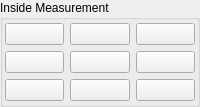
                <widget class="QGroupBox" name="groupBox_19">
                 <property name="title">
                  <string>Inside Measurement</string>
                 </property>
                 <layout class="QGridLayout" name="gridLayout_32">
                  <property name="leftMargin">
                   <number>2</number>
                  </property>
                  <property name="topMargin">
                   <number>3</number>
                  </property>
                  <property name="rightMargin">
                   <number>2</number>
                  </property>
                  <property name="bottomMargin">
                   <number>3</number>
                  </property>
                  <item row="0" column="0">
                   <widget class="QPushButton" name="probe_inXminusYplus">
                    <property name="sizePolicy">
                     <sizepolicy hsizetype="Preferred" vsizetype="Preferred">
                      <horstretch>0</horstretch>
                      <verstretch>0</verstretch>
                     </sizepolicy>
                    </property>
                    <property name="text">
                     <string/>
                    </property>
                    <property name="function" stdset="0">
                     <string>mdi</string>
                    </property>
                    <property name="command" stdset="0">
                     <string>o&lt;c_right_front_in&gt; call</string>
                    </property>
                   </widget>
                  </item>
                  <item row="1" column="0">
                   <widget class="QPushButton" name="probe_inXminus">
                    <property name="sizePolicy">
                     <sizepolicy hsizetype="Preferred" vsizetype="Preferred">
                      <horstretch>0</horstretch>
                      <verstretch>0</verstretch>
                     </sizepolicy>
                    </property>
                    <property name="text">
                     <string/>
                    </property>
                    <property name="function" stdset="0">
                     <string>mdi</string>
                    </property>
                    <property name="command" stdset="0">
                     <string>o&lt;p_right&gt; call</string>
                    </property>
                   </widget>
                  </item>
                  <item row="1" column="1">
                   <widget class="QPushButton" name="probe_inhole">
                    <property name="sizePolicy">
                     <sizepolicy hsizetype="Preferred" vsizetype="Preferred">
                      <horstretch>0</horstretch>
                      <verstretch>0</verstretch>
                     </sizepolicy>
                    </property>
                    <property name="text">
                     <string/>
                    </property>
                    <property name="function" stdset="0">
                     <string>mdi</string>
                    </property>
                    <property name="command" stdset="0">
                     <string>o&lt;p_hole&gt;  call</string>
                    </property>
                   </widget>
                  </item>
                  <item row="1" column="2">
                   <widget class="QPushButton" name="probe_inXplus">
                    <property name="sizePolicy">
                     <sizepolicy hsizetype="Preferred" vsizetype="Preferred">
                      <horstretch>0</horstretch>
                      <verstretch>0</verstretch>
                     </sizepolicy>
                    </property>
                    <property name="text">
                     <string/>
                    </property>
                    <property name="function" stdset="0">
                     <string>mdi</string>
                    </property>
                    <property name="command" stdset="0">
                     <string>o&lt;p_left&gt;  call</string>
                    </property>
                   </widget>
                  </item>
                  <item row="0" column="2">
                   <widget class="QPushButton" name="probe_inXplusYplus">
                    <property name="sizePolicy">
                     <sizepolicy hsizetype="Preferred" vsizetype="Preferred">
                      <horstretch>0</horstretch>
                      <verstretch>0</verstretch>
                     </sizepolicy>
                    </property>
                    <property name="text">
                     <string/>
                    </property>
                    <property name="function" stdset="0">
                     <string>mdi</string>
                    </property>
                    <property name="command" stdset="0">
                     <string>o&lt;c_left_front_in&gt; call</string>
                    </property>
                   </widget>
                  </item>
                  <item row="0" column="1">
                   <widget class="QPushButton" name="probe_inYplus">
                    <property name="sizePolicy">
                     <sizepolicy hsizetype="Preferred" vsizetype="Preferred">
                      <horstretch>0</horstretch>
                      <verstretch>0</verstretch>
                     </sizepolicy>
                    </property>
                    <property name="text">
                     <string/>
                    </property>
                    <property name="function" stdset="0">
                     <string>mdi</string>
                    </property>
                    <property name="command" stdset="0">
                     <string>o&lt;p_front&gt; call</string>
                    </property>
                   </widget>
                  </item>
                  <item row="2" column="0">
                   <widget class="QPushButton" name="probe_inXminusYminus">
                    <property name="sizePolicy">
                     <sizepolicy hsizetype="Preferred" vsizetype="Preferred">
                      <horstretch>0</horstretch>
                      <verstretch>0</verstretch>
                     </sizepolicy>
                    </property>
                    <property name="text">
                     <string/>
                    </property>
                    <property name="function" stdset="0">
                     <string>mdi</string>
                    </property>
                    <property name="command" stdset="0">
                     <string>o&lt;c_right_back_in&gt; call</string>
                    </property>
                   </widget>
                  </item>
                  <item row="2" column="1">
                   <widget class="QPushButton" name="probe_inYminus">
                    <property name="sizePolicy">
                     <sizepolicy hsizetype="Preferred" vsizetype="Preferred">
                      <horstretch>0</horstretch>
                      <verstretch>0</verstretch>
                     </sizepolicy>
                    </property>
                    <property name="text">
                     <string/>
                    </property>
                    <property name="function" stdset="0">
                     <string>mdi</string>
                    </property>
                    <property name="command" stdset="0">
                     <string>o&lt;p_back&gt;  call</string>
                    </property>
                   </widget>
                  </item>
                  <item row="2" column="2">
                   <widget class="QPushButton" name="probe_inXplusYminus">
                    <property name="sizePolicy">
                     <sizepolicy hsizetype="Preferred" vsizetype="Preferred">
                      <horstretch>0</horstretch>
                      <verstretch>0</verstretch>
                     </sizepolicy>
                    </property>
                    <property name="text">
                     <string/>
                    </property>
                    <property name="function" stdset="0">
                     <string>mdi</string>
                    </property>
                    <property name="command" stdset="0">
                     <string>o&lt;c_left_back_in&gt; call</string>
                    </property>
                   </widget>
                  </item>
                 </layout>
                </widget>
